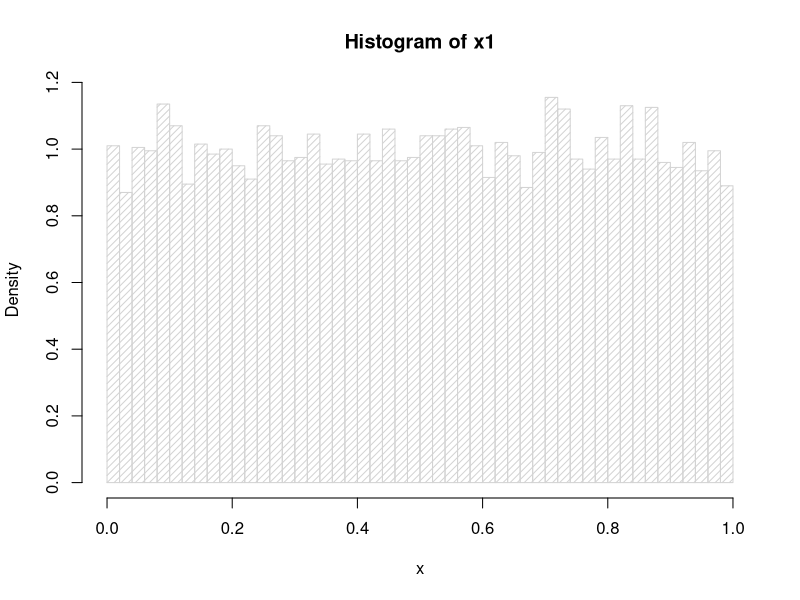
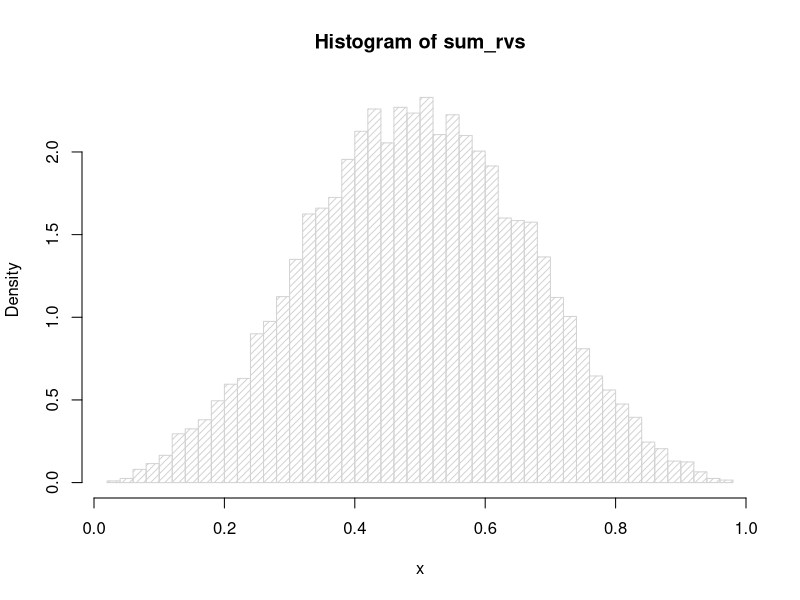
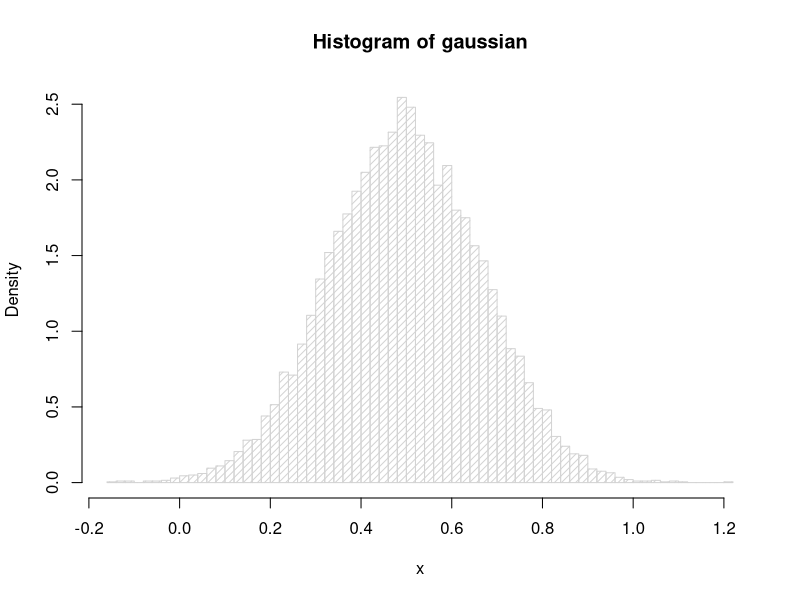
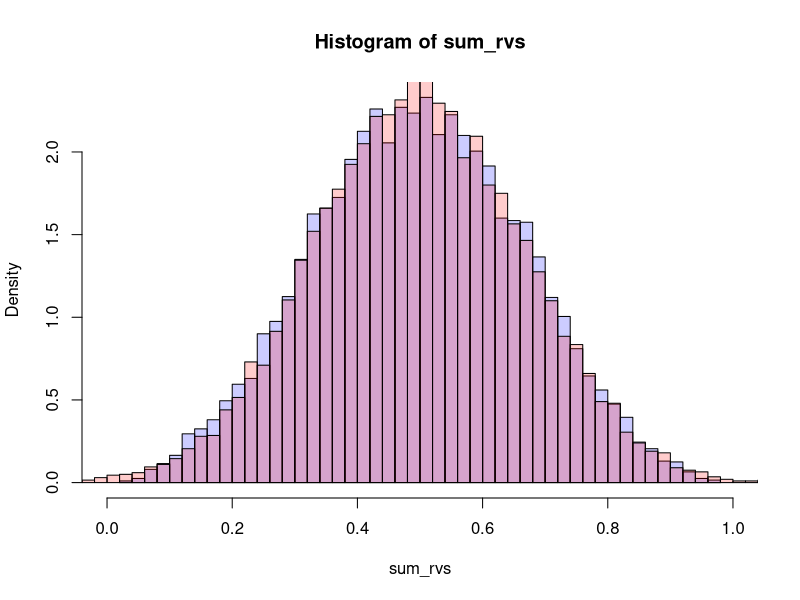
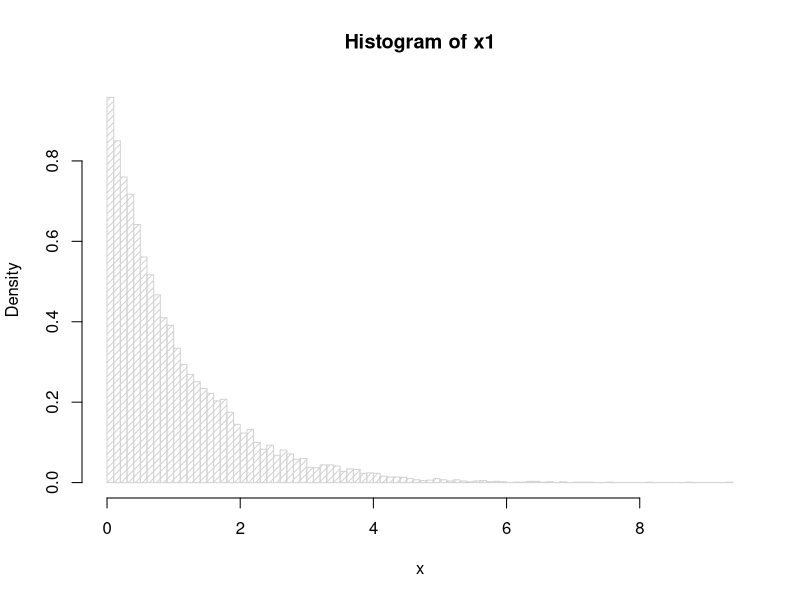
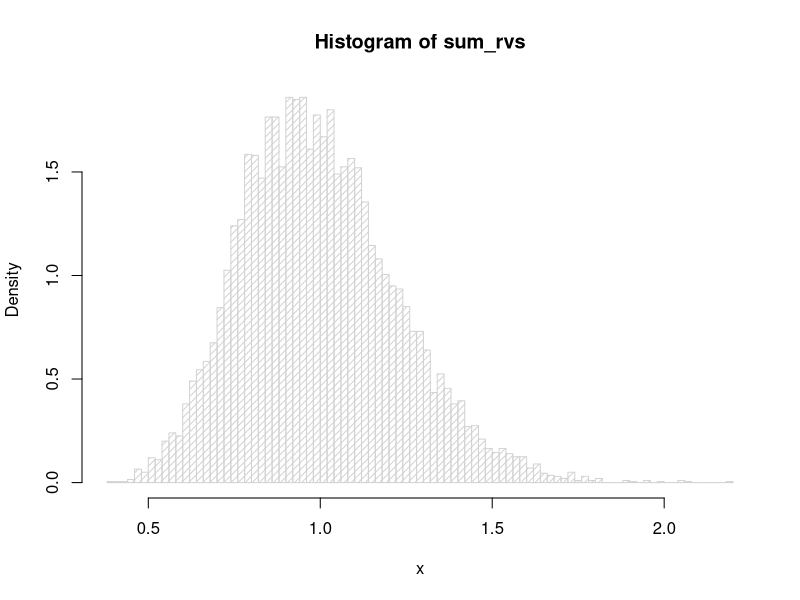
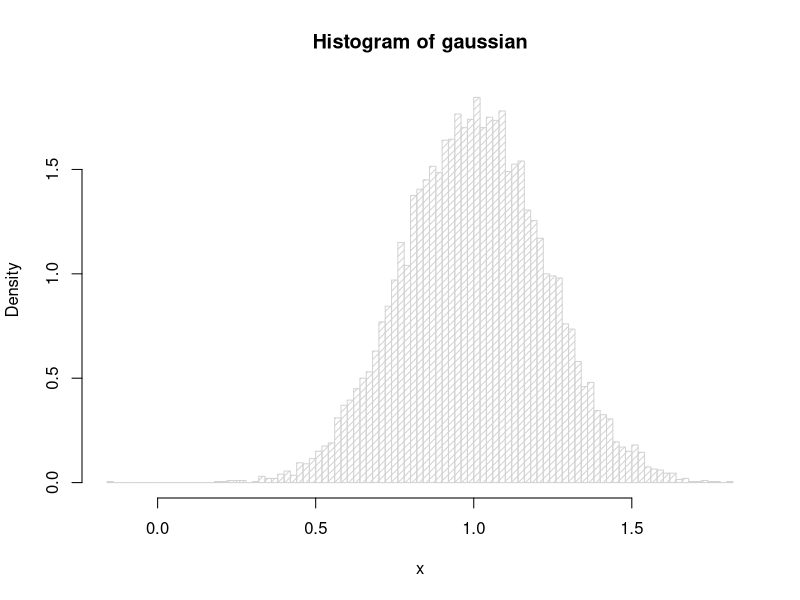
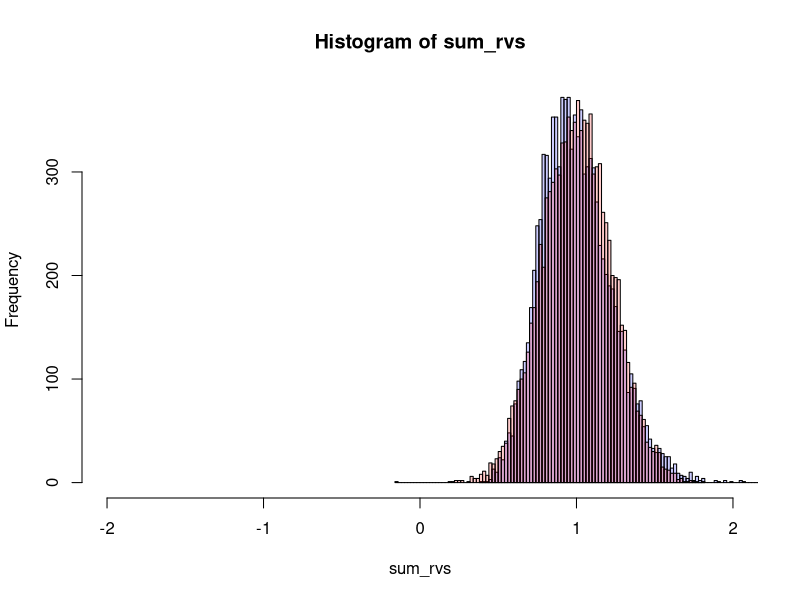

The R source for these figures, in order:
## ---- chunk 1
# set.seed(1)
n_sample = 10000
n_vector = 3
x1 = runif(n_sample)
rvs = runif(n_sample * n_vector)
dim(rvs) = c(n_sample, n_vector)
sum_rvs = apply(rvs, 1, mean)
mean = 0.5
sd = sqrt(1/12)/sqrt(n_vector)
p0 = hist(x1, xlab = 'x', freq=FALSE, density = 20, nclass = 40, prob = TRUE)
p1 = hist(sum_rvs, xlab = 'x', freq=FALSE, density = 20, nclass = 40, prob = TRUE)
gaussian = rnorm(n_sample, mean=mean, sd= sd)
p2 = hist(gaussian, xlab = 'x', freq=FALSE, density = 20, nclass = 80, prob = TRUE)
plot(p1, col=rgb(0,0,1,1/5), xlim=c(0,1), freq = FALSE)
plot(p2, col=rgb(1,0,0,1/5), xlim=c(0,1), freq = FALSE, add = T)  # second
# rvs = append(rvs, runif(n_sample))


## ---- chunk 2
n_sample = 10000
n_vector = 20
lambda = 1
x1 = rexp(n_sample, lambda)
rvs = rexp(n_sample * n_vector, lambda)
dim(rvs) = c(n_sample, n_vector)
sum_rvs = apply(rvs, 1, mean)
mean = 1/lambda
sd = 1/lambda/sqrt(n_vector)
mean = mean
p0 = hist(x1, xlab = 'x', freq=FALSE, density = 20, nclass = 80, prob = TRUE)
p1 = hist(sum_rvs, xlab = 'x', density = 20, nclass = 80, prob = TRUE)
gaussian = rnorm(n_sample, mean=mean, sd= sd)
p2 = hist(gaussian, xlab = 'x', density = 20, nclass = 80, prob = TRUE)
plot(p1, col=rgb(0,0,1,1/5), xlim=c(-2,2))
plot(p2, col=rgb(1,0,0,1/5), xlim=c(-2,2), add = T)  # second


## ---- chunk 3
a1 = 1;
g1 <- function(u) {
  return (tanh(a1 * u))
}
g1_prime <- function(u) {
  return (a1 * 1-tanh(a1 * u)^2)
}
g2 <- function(u){
  return (u * exp(-u*u/2))
}
g2_prime <- function(u) {
  return (exp(-u^2/2) - u^2*exp(-u^2/2))
}

## ---- chunk 4
t = seq(0, 50, 0.001)

# generate s1
s1 = sin(t)
plot(t, s1)
## ---- chunk 5
s2_func <- function(t1) {
  t1= t1 / 10
  tmp = t1 - floor(t1)
  if (tmp <= 0.8) {
    return(tmp)
  }
  else {
    return (0.8 * (1-tmp)/0.2)
  }
}
# s2 = t - floor(t)
# s2= s2_func(t)
s2 = unlist((lapply(t, s2_func)))
plot(t, s2)
## ---- chunk 6
A = c(1, 0.3, 0.5, 1)
dim(A) = c(2,2)
x1 = A[1,1] * s1 + A[1,2] * s2
x2 = A[2,1] * s1 + A[2,2] * s2
X = c(x1,x2)
dim(X) = c(length(t),2)
X = t(X)

# plot x1 and x2
plot(t, X[1,])
plot(t, X[2,])
## ---- chunk 7
# Remove mean
n = length(t)
X = X - apply(X, 1, mean)

# Whiten
C = 1/n * (X %*% t(X))
r = eigen(C)
E = r$vectors
D = diag(r$values)
rsqrt_D = diag(1/r$values)
x_tilda = E %*% rsqrt_D %*%t(E) %*% X

x = x_tilda

## ---- chunk 8

w = rnorm(2)
dim(w) = c(2,1)

for (i in 1:100) {
  w_tmp = 1/n * (x %*% t(g2(t(w) %*% x))) - mean(g2_prime(t(w) %*% x)) * w
  w = w_tmp / norm(w_tmp, type="2")
}

s1_bar = t(w) %*% x
plot(t, s1_bar)


